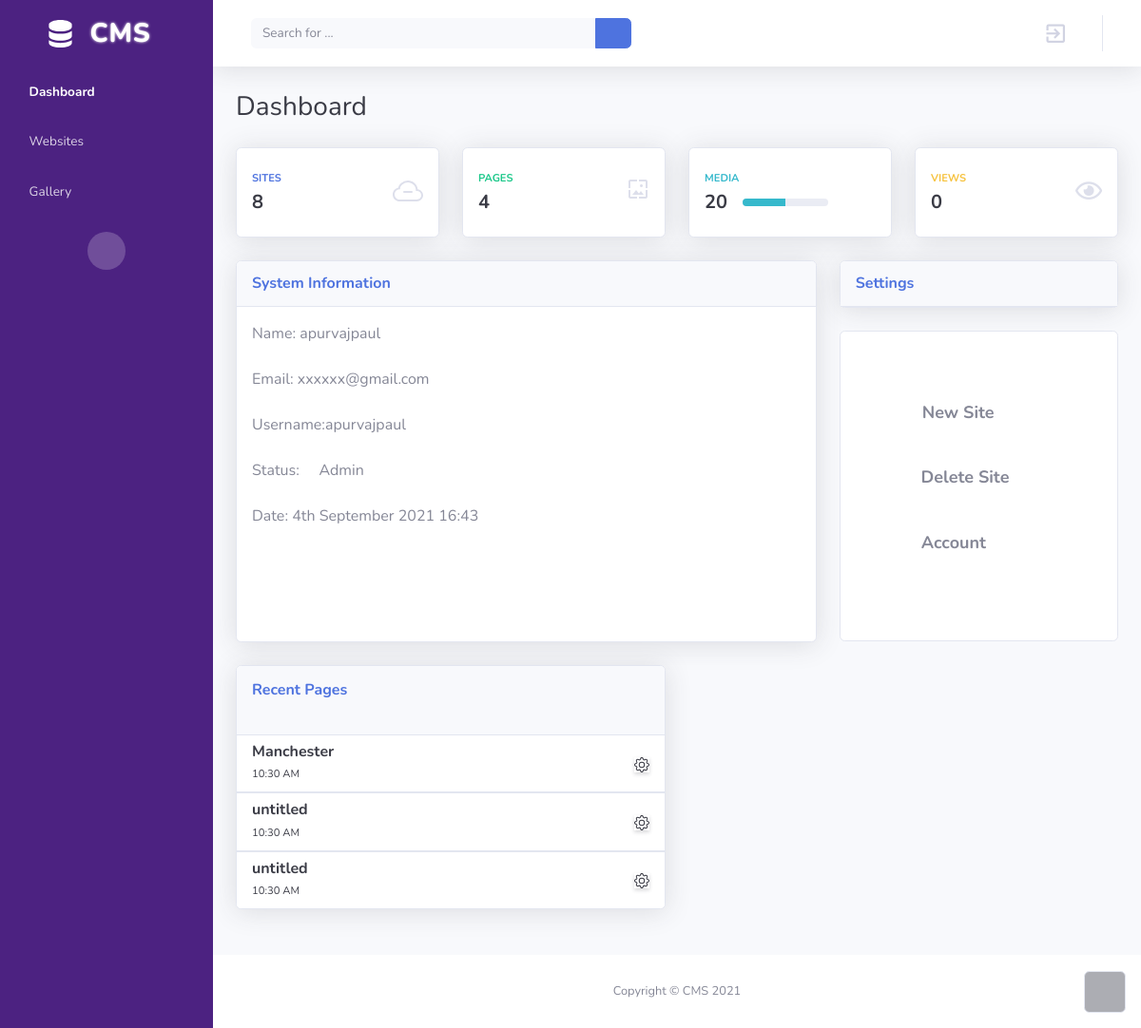
/home/ (signed in), run on an earlier commit of the app's database.
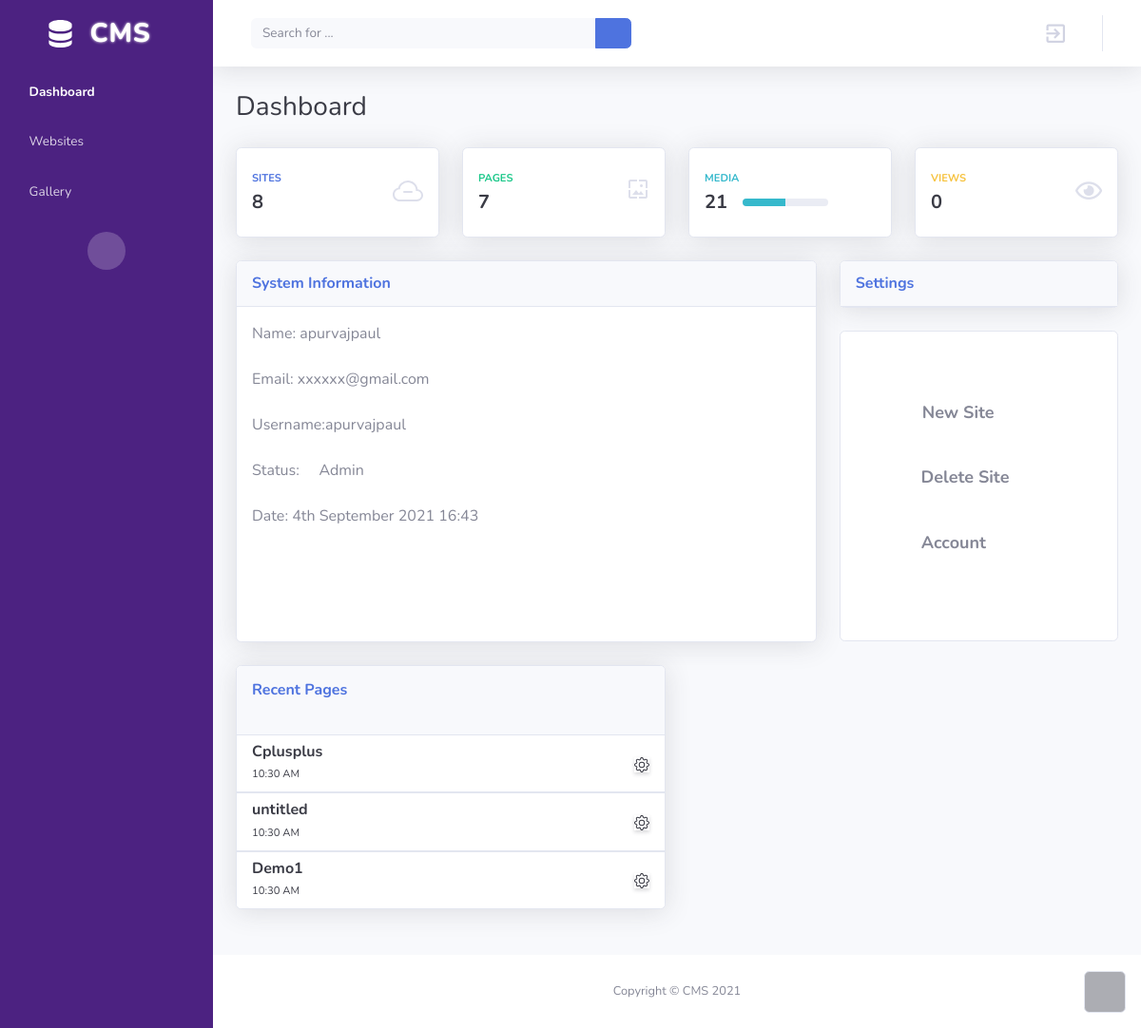
And on a later commit of the database.
### webcore/models.py (models this page shows)
class testtext(models.Model):
    title=models.CharField(max_length=1000,default='untitled')
    text=RichTextField()
    visibility=models.IntegerField(default=1)
    headerimage=models.ImageField(upload_to="uploads/",blank=True,null=True)
    site=models.ForeignKey(website,on_delete=models.CASCADE,default=7)
    time=models.DateTimeField(null=True,auto_now_add=True)
    text2=RichTextUploadingField(blank=True,null=True,external_plugin_resources=[(
        'youtube',
        '/static/webcore/youtube/',
        'plugin.js',
    ),
    (
        'markdown',
        '/static/webcore/markdown/',
        'plugin.js',
    )],
    )

### webcore/views.py (the view)
# urls.py: path('home/',views.index,name='home'),
@never_cache
@login_required
def index(request):
    a= website.objects.filter(admin=request.user)
    b= testtext.objects.filter(site__admin=request.user).order_by('-id')
    ips= viewip.objects.filter(text__site__admin=request.user)
    totalviews=ips.count()
    webno=a.count()
    pagno=b.count()
    midia2=media.objects.filter(webp__web__admin=request.user)
    b=b[0:3]
    for i in a:
        print(i.hname,i.id)
    midno=midia2.count()
    print(webno,pagno,midno)
    return render(request,'Maindashboard.html',{'a':a,'b':b,'webno':webno,'pagno':pagno,'midno':midno,'views':totalviews})

### webcore/templates/Maindashboard.html (shortened to what the changed rows need)
{% load static %}
<!DOCTYPE html>
<html>
<head>
    <link rel="stylesheet" href="{% static 'webcore/assets4/bootstrap/css/bootstrap.min.css' %}">
    <link rel="stylesheet" href="{% static 'webcore/assets4/fonts/fontawesome-all.min.css' %}">
    <link rel="stylesheet" href="{% static 'webcore/assets4/fonts/font-awesome.min.css' %}">
    <link rel="stylesheet" href="{% static 'webcore/assets4/fonts/ionicons.min.css' %}">
    <link rel="stylesheet" href="{% static 'webcore/assets4/fonts/material-icons.min.css' %}">
    <link rel="stylesheet" href="{% static 'webcore/assets4/fonts/fontawesome5-overrides.min.css' %}">
    <link rel="stylesheet" href="https://cdnjs.cloudflare.com/ajax/libs/animate.css/3.5.2/animate.min.css">
</head>
<body id="page-top">
    <div id="wrapper">
        <div class="d-flex flex-column" id="content-wrapper">
            <div id="content">
                <div class="container-fluid">
                    <div class="row">
                        <div class="col-md-6 col-xl-3 mb-4">
                            <div class="card shadow border-start-success py-2">
                                <div class="card-body">
                                    <div class="row align-items-center no-gutters">
                                        <div class="col me-2">
                                            <div class="text-dark fw-bold h5 mb-0"><span>{{ pagno }}</span></div>
                                        </div>
                                    </div>
                                </div>
                            </div>
                        </div>
                        <div class="col-md-6 col-xl-3 mb-4">
                            <div class="card shadow border-start-info py-2">
                                <div class="card-body">
                                    <div class="row align-items-center no-gutters">
                                        <div class="col me-2">
                                            <div class="row g-0 align-items-center">
                                                <div class="col-auto">
                                                    <div class="text-dark fw-bold h5 mb-0 me-3"><span>{{ midno }}</span></div>
                                                </div>
                                            </div>
                                        </div>
                                    </div>
                                </div>
                            </div>
                        </div>
                    </div>
                    <div class="row">
                        <div class="col-lg-6 mb-4">
                            <div class="card shadow mb-4">
                                {% for i in b %}
                                <ul class="list-group list-group-flush">
                                    <li class="list-group-item">
                                        <div class="row align-items-center no-gutters">
                                            <div class="col me-2">
                                                <h6 class="mb-0"><strong>{{ i.title }}</strong></h6><span class="text-xs">10:30 AM</span>
                                            </div>
                                            <div class="col-auto"></div>
                                        </div>
                                    </li>
                                </ul>
                                {% endfor %}
                            </div>
                        </div>
                    </div>
                </div>
            </div>
        </div><a class="border rounded d-inline scroll-to-top" href="#page-top"><i class="fas fa-angle-up"></i></a>
    </div>
</body>
</html>

What changed in the data, as far as the page shows it:
no longer on this page (row unchanged): testtext: title "Manchester"
no longer on this page (row unchanged): testtext: title "untitled"
added testtext: title "Cplusplus"
added testtext: title "Demo1"
Also different on the page:
{{ pagno }}: "4" → "7"
{{ midno }}: "20" → "21"
